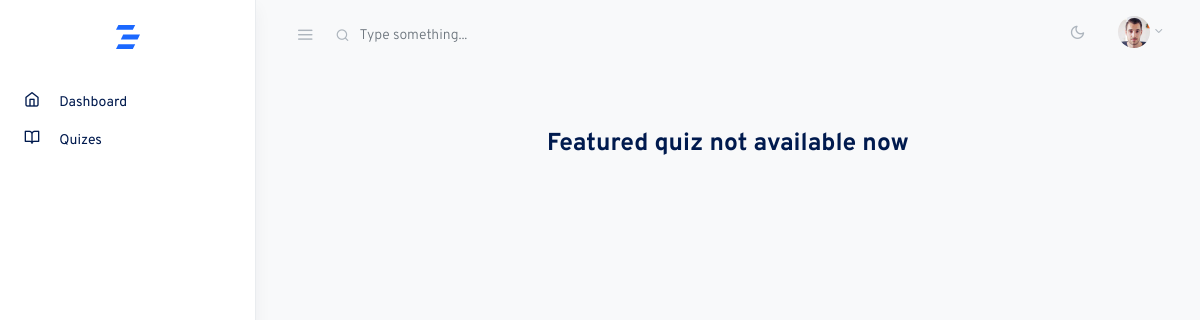
/home/ (signed in), run on an earlier commit of the app's database.
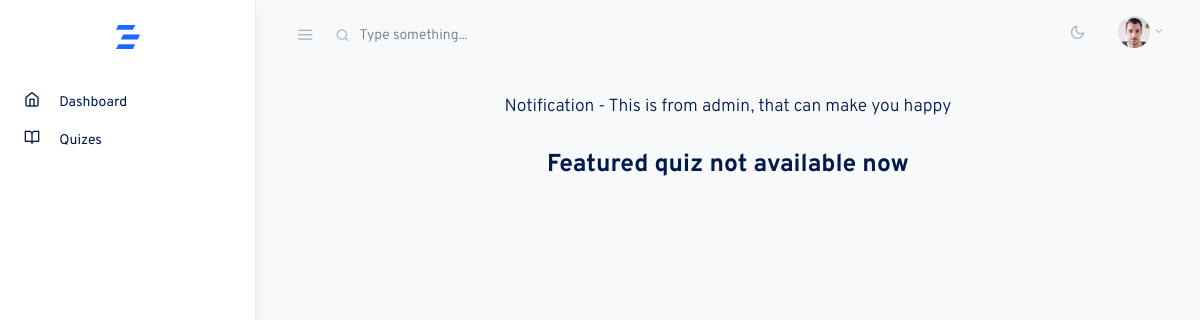
And on a later commit of the database.
### core/models.py (models this page shows, shortened)
class Notification(models.Model):
    message = models.CharField(max_length=255)
    is_active = models.BooleanField(default=True)
    created_at = models.DateTimeField(auto_now_add=True)

### core/views.py (the view)
# urls.py: path('home/', views.home, name='home'),
@login_required
def home(request):
    user = request.user
    user_course = request.user.course
    f_quizzes = QuestionPattern.objects.filter(subject__course=user_course, is_featured=True).select_related('subject__course').all()
    f_participation_status = {}
    notification = Notification.objects.filter(is_active=True).first()
    for quiz in f_quizzes:
        attempt = UserAttempt.objects.filter(user=user, question=quiz).first()
        if attempt:
            f_participation_status[quiz.id] = True
        else:
            f_participation_status[quiz.id] = False
    return render(request, 'user/home.html', {
        'f_quizzes': f_quizzes, 'f_participation_status': f_participation_status,
        'notification': notification
        }
    )

### templates/user/home.html (shortened to what this page needs)
{% extends 'user/assets/base.html' %}
{% load custom_filters %}
{% block content %}
<div class="container-fluid">
    <div class="row justify-content-center">
        <div class="col-12">
            <div class="row text-center justify-content-center">
                <div class="col-12 mt-2 mb-2">
                    <h5 class="lead">{{notification.message}}</h5>
                </div>
                {% if f_quizzes %}
                <div class="col-12 mt-3 mb-3">
                    <h3>IPS Quiz are available now, let's participate.</h3>
                </div>
                {% else %}
                <div class="col-12 mt-3 mb-3">
                    <h3>Featured quiz not available now</h3>
                </div>
                {% endif %}
            </div>
        </div>
    </div>
</div>
{% endblock %}

### templates/user/assets/base.html (shortened to what this page needs)
{% load static %}
<!doctype html>
<html lang="en">
  <head>
    <link rel="stylesheet" href="{% static 'user/css/simplebar.css' %}">
    <link rel="stylesheet" href="{% static 'user/css/feather.css' %}">
    <link rel="stylesheet" href="{% static 'user/css/select2.css' %}">
    <link rel="stylesheet" href="{% static 'user/css/dropzone.css' %}">
    <link rel="stylesheet" href="{% static 'user/css/uppy.min.css' %}">
    <link rel="stylesheet" href="{% static 'user/css/jquery.steps.css' %}">
    <link rel="stylesheet" href="{% static 'user/css/jquery.timepicker.css' %}">
    <link rel="stylesheet" href="{% static 'user/css/quill.snow.css' %}">
    <link rel="stylesheet" href="{% static 'user/css/daterangepicker.css' %}">
    <link rel="stylesheet" href="{% static 'user/css/app-light.css' %}" id="lightTheme">
    <link rel="stylesheet" href="{% static 'user/css/app-dark.css' %}" id="darkTheme" disabled>
  </head>
  <body class="vertical  light  ">
    <div class="wrapper">
      {% include 'user/assets/navbar.html' %}
      {% include 'user/assets/sidebar.html' %}
      <main role="main" class="main-content">
      {% block content %}{% endblock %}
      </main>
    </div>
  </body>
</html>

### templates/user/assets/navbar.html (shortened to what this page needs)
{% load static %}
<nav class="topnav navbar navbar-light">
    <button type="button" class="navbar-toggler text-muted mt-2 p-0 mr-3 collapseSidebar">
      <i class="fe fe-menu navbar-toggler-icon"></i>
    </button>
    <form class="form-inline mr-auto searchform text-muted">
      <input class="form-control mr-sm-2 bg-transparent border-0 pl-4 text-muted" type="search" placeholder="Type something..." aria-label="Search">
    </form>
    <ul class="nav">
      <li class="nav-item">
        <a class="nav-link text-muted my-2" href="#" id="modeSwitcher" data-mode="light">
          <i class="fe fe-sun fe-16"></i>
        </a>
      </li>
      <li class="nav-item dropdown">
        <a class="nav-link dropdown-toggle text-muted pr-0" href="#" id="navbarDropdownMenuLink" role="button" data-toggle="dropdown" aria-haspopup="true" aria-expanded="false">
          <span class="avatar avatar-sm mt-2">
            {% if user.avatar %}
                <img src="{{ user.avatar.url }}" alt="..." class="avatar-img rounded-circle">
            {% else %}
                <img src="{% static 'user/./assets/avatars/face-1.jpg' %}" alt="..." class="avatar-img rounded-circle">
            {% endif %}
          </span>
        </a>
      </li>
    </ul>
  </nav>

### templates/user/assets/sidebar.html (shortened to what this page needs)
{% load static %}
<aside class="sidebar-left border-right bg-white shadow" id="leftSidebar" data-simplebar>
    <nav class="vertnav navbar navbar-light">
        <div class="w-100 mb-4 d-flex">
            <a class="navbar-brand mx-auto mt-2 flex-fill text-center" href="./index.html">
            </a>
        </div>
        <ul class="navbar-nav flex-fill w-100 mb-2">
            <li class="nav-item dropdown">
                <a href="{% url 'core:home' %}" class="nav-link">
                    <i class="fe fe-home fe-16"></i>
                    <span class="ml-3 item-text">Dashboard</span><span class="sr-only">(current)</span>
                </a>
            </li>
            <li class="nav-item dropdown">
                <a href="{% url 'core:quizes' %}" class="nav-link">
                    <i class="fe fe-book-open fe-16"></i>
                    <span class="ml-3 item-text">Quizes</span><span class="sr-only">(current)</span>
                </a>
            </li>
        </ul>
    </nav>
</aside>

### static/user/css/simplebar.css (style rules this page uses)
[data-simplebar] { position: relative; flex-direction: column; flex-wrap: wrap; justify-content: flex-start; align-content: flex-start; align-items: flex-start; }

### static/user/css/feather.css (style rules this page uses)
.fe { font-family: "feather" !important; speak: none; font-style: normal; font-weight: normal; font-variant: normal; text-transform: none; line-height: 1; -webkit-font-smoothing: antialiased; -moz-osx-font-smoothing: grayscale; }
.fe-16 { font-size: 16px; }
.fe-book-open:before { content: ""; }
.fe-home:before { content: ""; }
.fe-menu:before { content: ""; }
.fe-sun:before { content: ""; }

What changed in the data, as far as the page shows it:
added Notification: message "Notification - This is from admin, that can make you happy"
